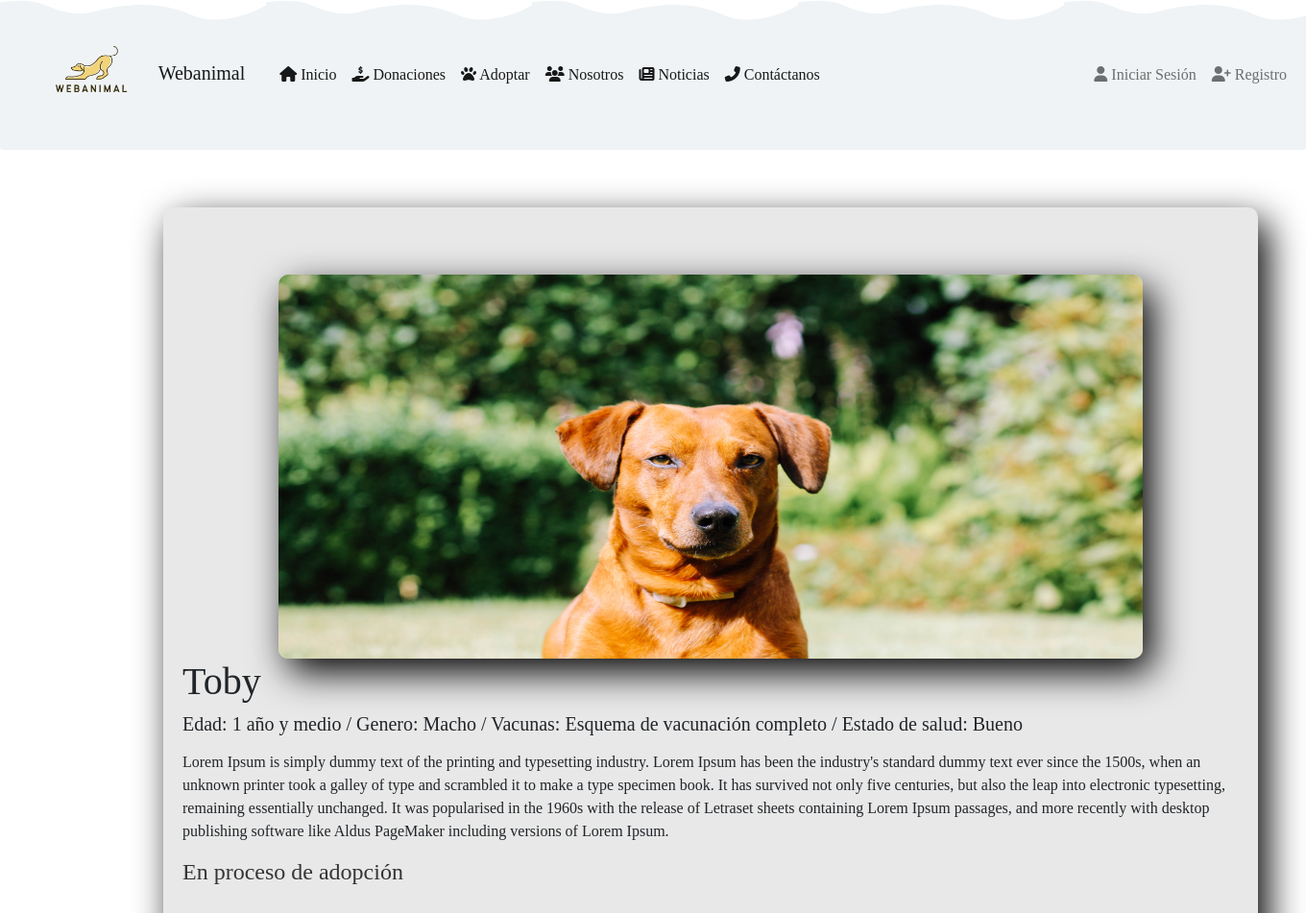
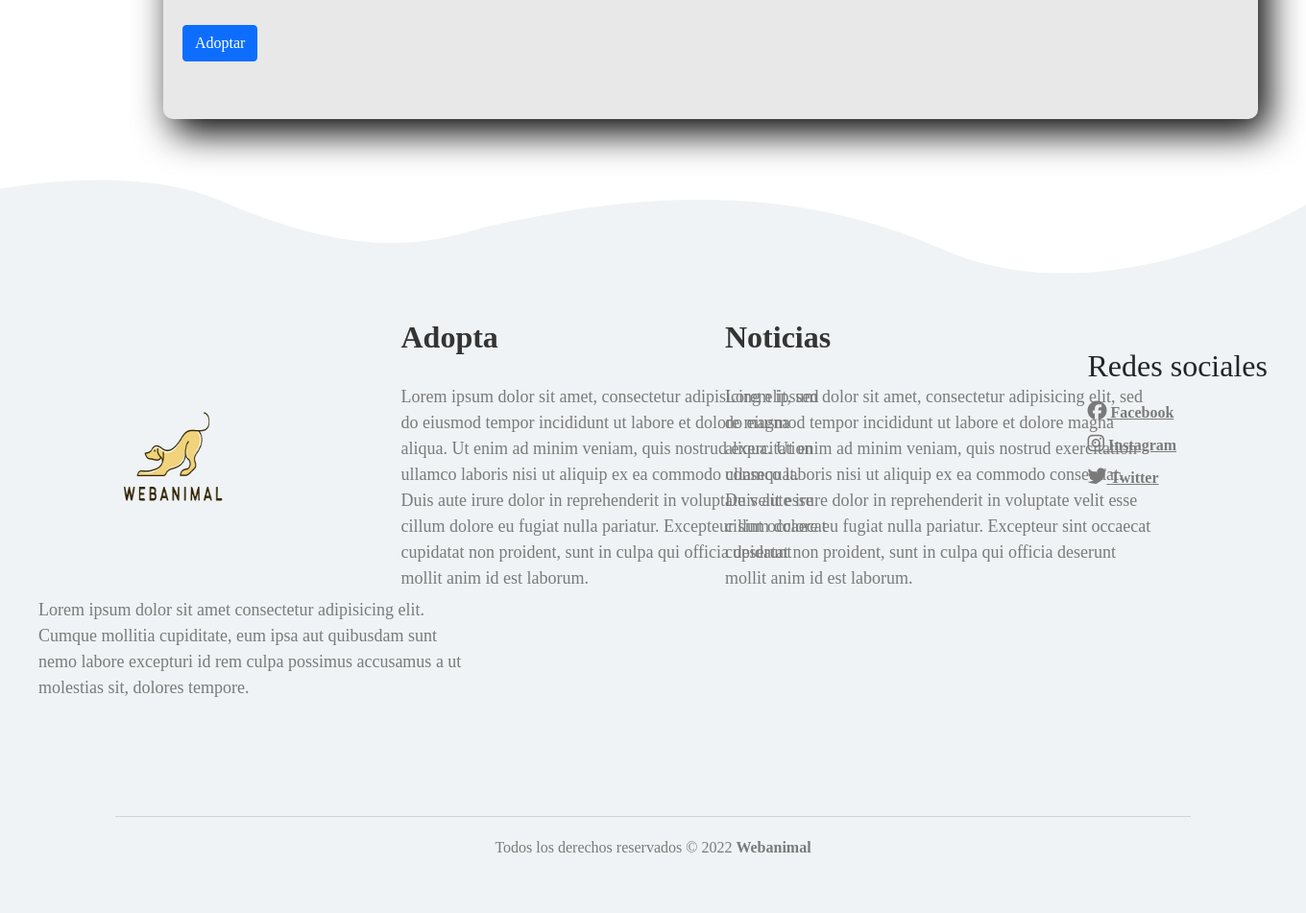
/mascotas/toby, run on the app's committed database (2 pictures, top to bottom).
### pets/models.py (models this page shows)
class Pets(models.Model):
    name = models.CharField(max_length=20)
    description = models.TextField()
    history = models.TextField()
    state = models.CharField(max_length=50)
    slug = models.SlugField(null=False, blank=False, unique=True)
    image = models.ImageField(upload_to='pets', null=False, blank=False)
    image2 = models.ImageField(upload_to='pets', null=False, blank=False)
    image3 = models.ImageField(upload_to='pets', null=False, blank=False)
    image4 = models.ImageField(upload_to='pets', null=False, blank=False)
    created_at = models.DateTimeField(auto_now_add=True)
    def __str__(self):
        return self.name

### pets/views.py (the view)
# urls.py: path('<slug:slug>', views.PetsDetailView.as_view(), name='pets'),
class PetsDetailView(DetailView):
    model = Pets
    template_name = 'pets/pet.html'
    def get_context_data(self, **kwargs):
        context = super().get_context_data(**kwargs)
        print (context)
        return context

### pets/templates/pets/pet.html (shortened to what this page needs)
{%  extends 'base.html' %}
{%  load static %}
{% block head %}
    <link rel="stylesheet" href="../static/css/petStyle.css">
{% endblock %}
{% block content %}
<div class="bg">
    <div>
        {% if pets.image %}
            <div class="slider-frame">
                <ul>
                    <li><img src="{{ pets.image.url }}" alt="Imagen de la mascota" width="200" height="500"></li>
                </ul>
            </div>
        {% endif %}
    </div>
        <div class="col">
            <div class="h1">{{ pets.name }}</div>
                <div class="h5 font.weight-bold">
                    <div class="card-name">
                        <p>{{ pets.description }}</p>
                    </div>
                </div>
                <div class="">
                    <p>{{ pets.history }}</p>
                </div>
                <div>
                  <h4 class="h4">{{ pets.state }}</h4>
                </div>
                <div class="">
                    <a href="/Adoption/" class="btn btn-primary mt-4">Adoptar</a>
                </div>
        </div>
</div>
{% endblock %}

### static/css/fondo_pantalla.css (style rules this page uses)
#img { background-repeat: no-repeat; background-position: top; background-size: 1900px 1000px; background-attachment: fixed; }

### static/css/petStyle.css (style rules this page uses)
* { margin: 0; padding: 0; box-sizing: border-box; font-family: lato; }
div.bg { background: #e8e8e8; font-family: 'Open Sans', sans-serif; box-shadow: 10px 14px 38px #000; border-radius: 10px; margin: 60px; padding: 60px 20px; }
.h4 { margin-bottom: 30px; color: #343434; font-weight: 20; }
.slider-frame { width: 900px; height: 400px; margin: 10px auto 0; overflow: hidden; box-shadow: 10px 14px 38px #000; border-radius: 10px; }
.slider-frame ul { display: flex; padding: 0; width: 400%; animation: slide 20s infinite alternate ease-in-out; }
.slider-frame li { width: 100%; list-style: none; }
.slider-frame img { width: 100%; }

### static/css/footerStyle.css (style rules this page uses)
* { font-family: Franklin Gothic; }

### data on the page
Pets: image (picture), name "Toby", description "Edad: 1 año y medio / Genero: Macho / Vacunas: Esquema de vacunación completo / Estado de salud: Bueno", history "Lorem Ipsum is simply dummy text of the printing and typesetting industry. Lorem Ipsum has been the industry's standard dummy text ever since the 1500s, when an unknown printer took a galley of type and scrambled it to make a type specimen book. It has survived not only five centuries, but also the leap into electronic typesetting, remaining essentially unchanged. It was popularised in the 1960s with the release of Letraset sheets containing Lorem Ipsum passages, and more recently with desktop publishing software like Aldus PageMaker including versions of Lorem Ipsum.", state "En proceso de adopción"
